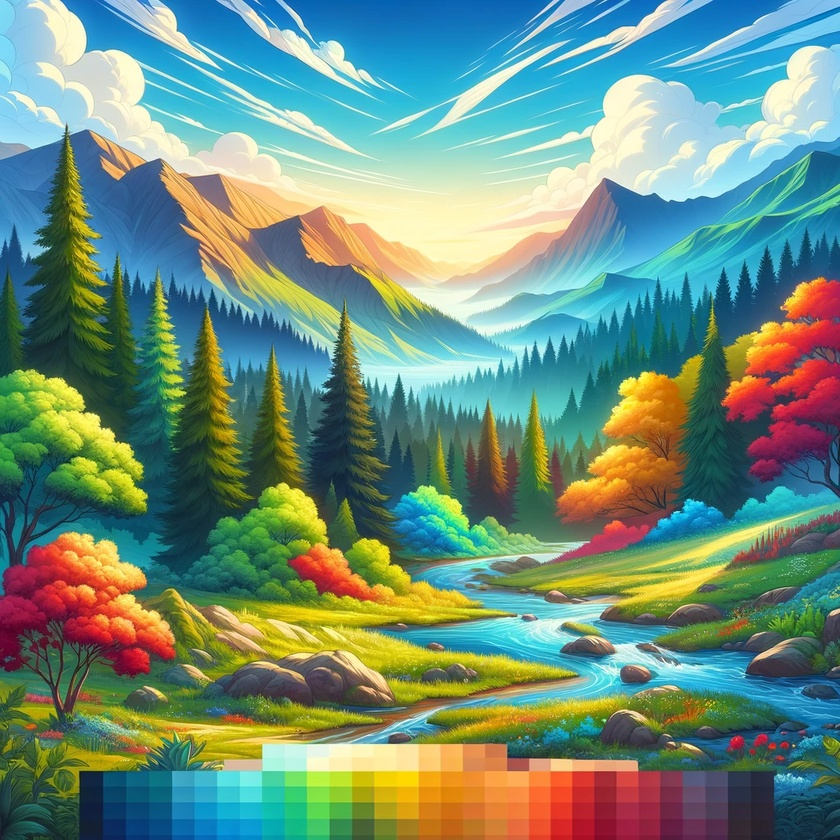
#> input picture image.jpg, 840 x 840 px, shrunk from 1024 x 1024 before the run
$ python OpenCV.py
#> lines starting #> are read from the running program, lines starting #| are printed output that depends on the picture; after the words box and inside, x2 and y2 are one past the last pixel; in counts of white or black regions, pixels touching at a corner belong together; long printed decimals are rounded
import cv2
import numpy as np
from scipy.stats import skew
from skimage.measure import label, regionprops
from skimage import measure
from sklearn.cluster import KMeans
from tabulate import tabulate

def read_image(image_path):
    """Reads an image from a given path and returns it.

    Args:
        image_path (str): Path to the image file.

    Returns:
        numpy.ndarray: The image read from the given path.

    Raises:
        ValueError: If the image cannot be found or read.
    """
#> called with image_path = 'image.jpg'
    image = cv2.imread(image_path)
#> image is the input picture: shape (840, 840, 3); mean B, G, R 124.5, 142.4, 110.8
    if image is None:
        raise ValueError("Image not found or invalid image path.")
    return image

def detect_primary_colors(image, colors):
    """Detects and prints primary colors present in the image.

    Args:
        image (numpy.ndarray): The image in which to detect colors.
        colors (dict): A dictionary of color names and their BGR ranges.
    """
    present_colors = []
    for color, (lower, upper) in colors.items():
        lower_bound = np.array(lower, dtype="uint8")
        upper_bound = np.array(upper, dtype="uint8")
        mask = cv2.inRange(image, lower_bound, upper_bound)
        if np.any(mask):
            present_colors.append(color)
#> this loop made 1 pass
#> pass 1, in detect_primary_colors, `mask = cv2.inRange(image, lower_bound, upper_bound)`:
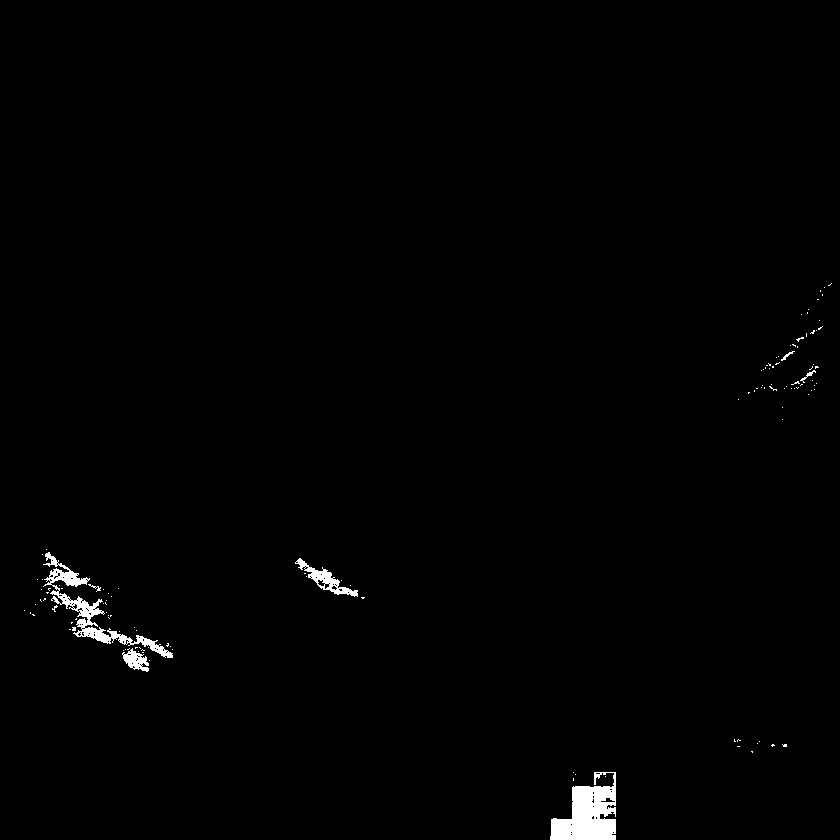
#> mask: shape (840, 840); 0.87% white; 125 white regions (118 under 20 px), largest, box (x1, y1, x2, y2) and area: (550, 772, 616, 840) 2773, (43, 552, 173, 658) 1980, (295, 558, 358, 597) 616
#> after the loop, present_colors = ['Red']
    print("Detected colors:", ", ".join(present_colors))
#| Detected colors: Red

def segment_image_kmeans(image, num_colors=3):
    """Segments the image into different objects according to their colors using K-means.

    Args:
        image (numpy.ndarray): The input color image.
        num_colors (int): The number of color clusters to segment the image into.

    Returns:
        numpy.ndarray: The image segmented into `num_colors` colors.
    """
#> called with num_colors = 5
    reshaped_image = image.reshape((-1, 3)).astype(np.float32)
    criteria = (cv2.TERM_CRITERIA_EPS + cv2.TERM_CRITERIA_MAX_ITER, 100, 0.2)
    _, labels, centers = cv2.kmeans(reshaped_image, num_colors, None, criteria, 10, cv2.KMEANS_RANDOM_CENTERS)
#> centers = [[53.19, 97.75, 143.3], [63.33, 181.1, 214.3], [77.79, 82.8, 46], [211.7, 227.5, 200], [188, 157.6, 53.7]]
    segmented_image = centers[labels.flatten()].reshape(image.shape).astype(np.uint8)
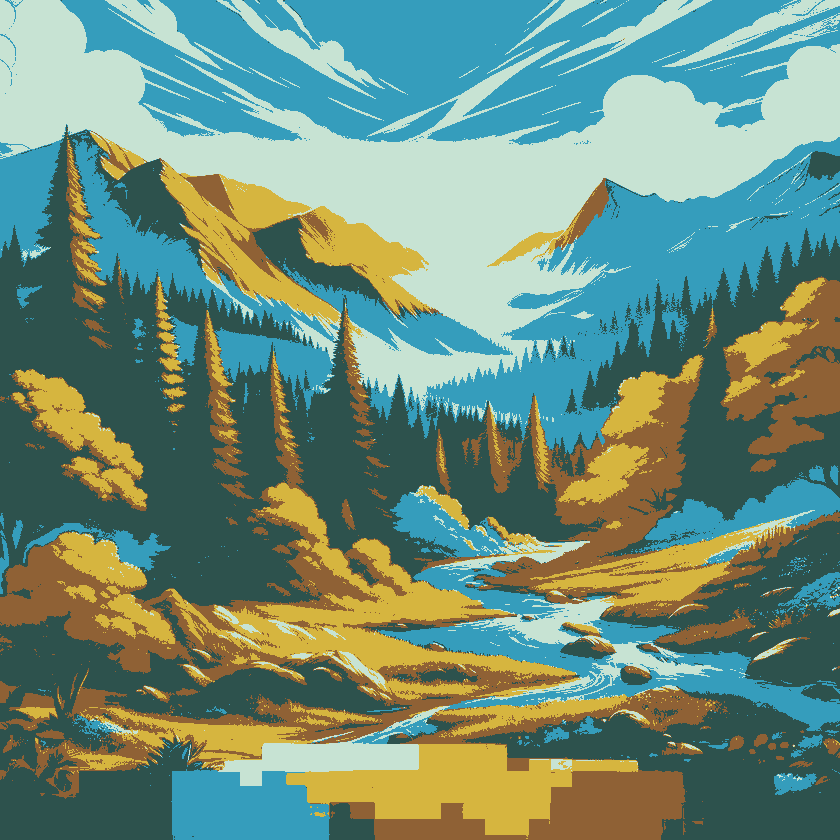
#> segmented_image: shape (840, 840, 3); mean B, G, R 124.1, 141.8, 110.1
    return segmented_image

def color_slicing(image, target_color, width=20):
    """Isolates a specific color within a width around the target color.

    Args:
        image (numpy.ndarray): The input color image.
        target_color (tuple): The BGR color to isolate.
        width (int): The width around the target color to include.

    Returns:
        numpy.ndarray: A mask of the isolated color area.
    """
#> called with target_color = (128, 128, 255), width = 20
    lower_bound = np.array([max(0, tc - width // 2) for tc in target_color], dtype="uint8")
    upper_bound = np.array([min(255, tc + width // 2) for tc in target_color], dtype="uint8")
    mask = cv2.inRange(image, lower_bound, upper_bound)
#> mask: shape (840, 840); every value is 0
    return mask

def convert_to_grayscale(image):
    """Converts a color image to grayscale.

    Args:
        image (numpy.ndarray): The input color image.

    Returns:
        numpy.ndarray: The grayscale image.
    """
    return cv2.cvtColor(image, cv2.COLOR_BGR2GRAY)
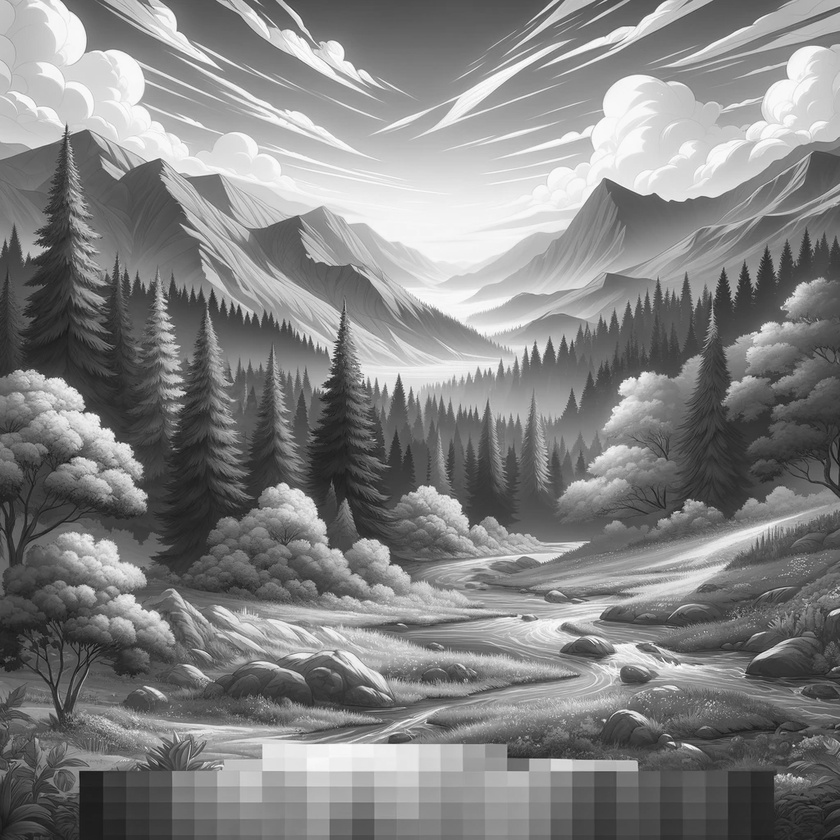
#> returned value: shape (840, 840); min 17, max 253, mean 130.9

def calc_histogram_features(image):
    """Calculates histogram features of an image.

    Args:
        image (numpy.ndarray): The input image.

    Returns:
        dict: A dictionary of histogram features.
    """
    histogram = cv2.calcHist([image], [0], None, [256], [0, 256])
#> histogram = 256 values, max 5700 at index 92, min 0 at index 0, mean 2756.2
    features = {
        'mean': np.mean(histogram),
        'std_dev': np.std(histogram),
        'skewness': skew(histogram)[0],
        'energy': np.sum(histogram**2),
        'entropy': measure.shannon_entropy(image)
    }
#> features = {'mean': 2756.2, 'std_dev': 1520, 'skewness': -0.333, 'energy': 2.54e+09, 'entropy': 7.7}
    return features

def print_histogram_features(features):
    """Prints histogram features in a formatted table.

    Args:
        features (dict): The histogram features to print.
    """
    print("\nGrayscale Image Histogram Features:")
    print(tabulate([features], headers="keys", tablefmt="pretty"))

def process_image(image_path):
    """Processes an image for color detection, segmentation, and feature calculation.

    Args:
        image_path (str): Path to the image file.
    """
    color_image = read_image(image_path)
    primary_colors = {
        'Red': ((0, 0, 128), (50, 50, 255)),
        # Define other colors as needed
    }
    detect_primary_colors(color_image, primary_colors)
    segmented_image = segment_image_kmeans(color_image, num_colors=5)
    sliced_mask = color_slicing(color_image, (128, 128, 255), width=20)
    gray_image = convert_to_grayscale(color_image)
    hist_features = calc_histogram_features(gray_image)
#> hist_features has the same summary as features in calc_histogram_features
    print_histogram_features(hist_features)
#| +---------+-----------------+----------------------+--------------+--------------------+
#| |  mean   |     std_dev     |       skewness       |    energy    |      entropy       |
#| +---------+-----------------+----------------------+--------------+--------------------+
#| | 2756.25 | 1520.011 | -0.3335 | 2536280576.0 | 7.696 |
#| +---------+-----------------+----------------------+--------------+--------------------+

if __name__ == "__main__":
    image_path = 'image.jpg' # Update this path to your image file
    process_image(image_path)
